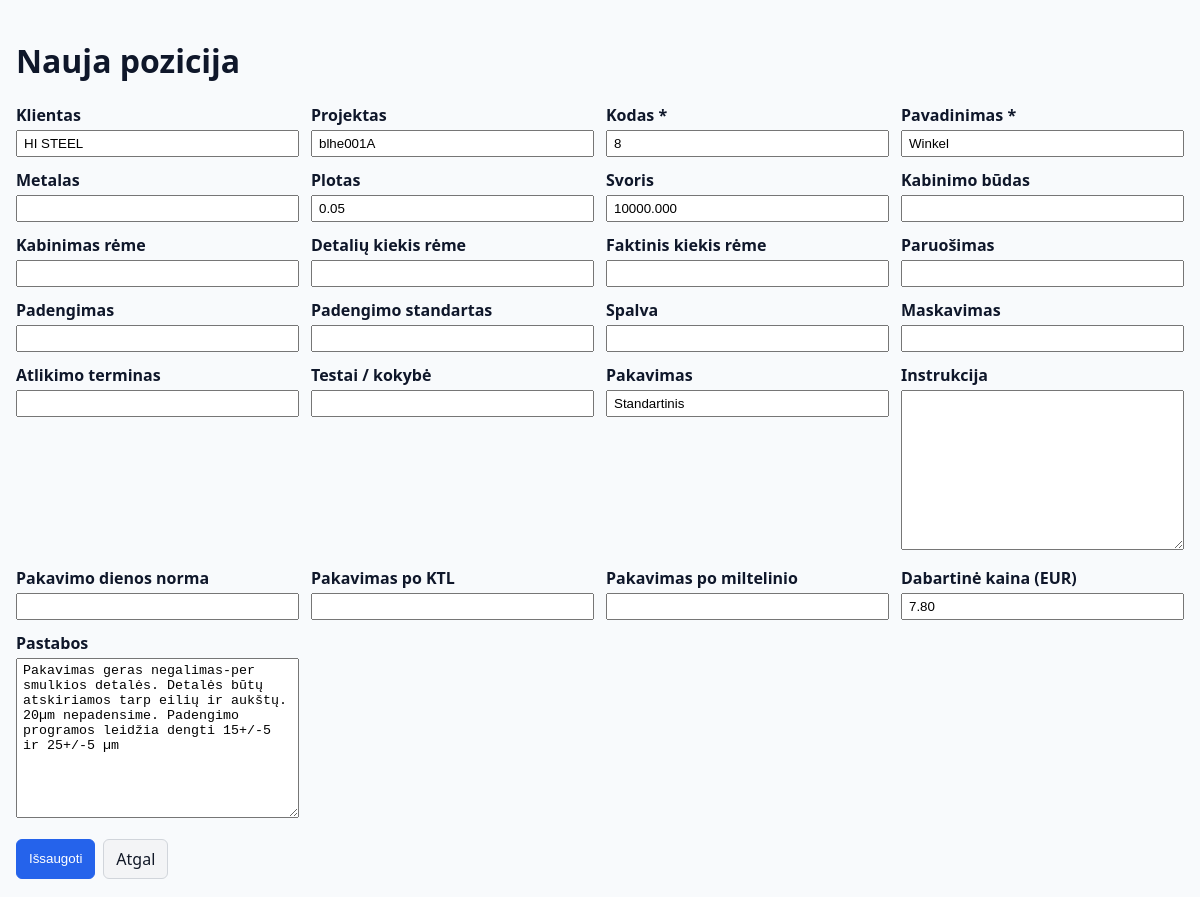
Before: /pozicijos/35/redaguoti/ with the older database file.
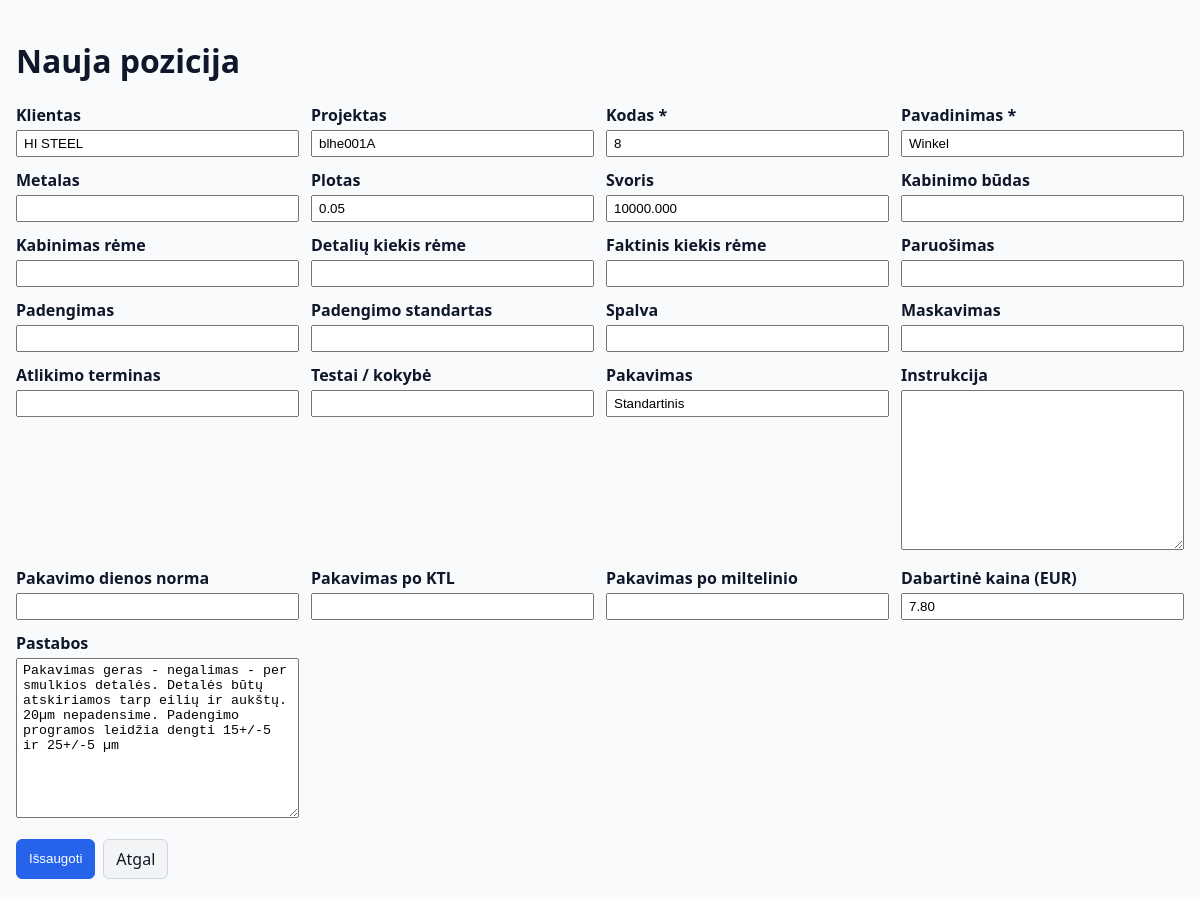
After: the same page with the newer database file.
### pozicijos/models.py (models this page shows, shortened)
class Pozicija(models.Model):
    klientas = models.CharField("Klientas", max_length=255, null=True, blank=True)
    projektas = models.CharField("Projektas", max_length=255, null=True, blank=True)
    poz_kodas = models.CharField("Kodas", max_length=100)
    poz_pavad = models.CharField("Pavadinimas", max_length=255)
    metalas = models.CharField("Metalas", max_length=120, null=True, blank=True)
    plotas = models.DecimalField("Plotas", max_digits=10, decimal_places=2, null=True, blank=True)
    svoris = models.DecimalField("Svoris", max_digits=10, decimal_places=3, null=True, blank=True)
    kabinimo_budas = models.CharField("Kabinimo būdas", max_length=120, null=True, blank=True)
    kabinimas_reme = models.CharField("Kabinimas rėme", max_length=120, null=True, blank=True)
    detaliu_kiekis_reme = models.IntegerField("Detalių kiekis rėme", null=True, blank=True)
    faktinis_kiekis_reme = models.IntegerField("Faktinis kiekis rėme", null=True, blank=True)
    paruosimas = models.CharField("Paruošimas", max_length=200, null=True, blank=True)
    padengimas = models.CharField("Padengimas", max_length=200, null=True, blank=True)
    padengimo_standartas = models.CharField("Padengimo standartas", max_length=200, null=True, blank=True)
    spalva = models.CharField("Spalva", max_length=120, null=True, blank=True)
    maskavimas = models.CharField("Maskavimas", max_length=200, null=True, blank=True)
    atlikimo_terminas = models.DateField("Atlikimo terminas", null=True, blank=True)
    testai_kokybe = models.CharField("Testai / kokybė", max_length=255, null=True, blank=True)
    pakavimas = models.CharField("Pakavimas", max_length=255, null=True, blank=True)
    instrukcija = models.TextField("Instrukcija", null=True, blank=True)
    pakavimo_dienos_norma = models.CharField("Pakavimo dienos norma", max_length=120, null=True, blank=True)
    pak_po_ktl = models.CharField("Pakavimas po KTL", max_length=255, null=True, blank=True)
    pak_po_milt = models.CharField("Pakavimas po miltelinio", max_length=255, null=True, blank=True)
    kaina_eur = models.DecimalField("Dabartinė kaina (EUR)", max_digits=12, decimal_places=2, null=True, blank=True)
    pastabos = models.TextField("Pastabos", null=True, blank=True)
    created = models.DateTimeField("Sukurta", auto_now_add=True, null=True, blank=True)
    updated = models.DateTimeField("Atnaujinta", auto_now=True, null=True, blank=True)
    class Meta:
        ordering = ["-created", "-id"]
        verbose_name = "Pozicija"
        verbose_name_plural = "Pozicijos"

### pozicijos/views.py (the view)
# urls.py: path("<int:pk>/redaguoti/", views.pozicija_edit, name="edit"),
def pozicija_edit(request, pk):
    poz = get_object_or_404(Pozicija, pk=pk)
    if request.method == "POST":
        form = PozicijaForm(request.POST, request.FILES, instance=poz)
        if form.is_valid():
            form.save()
            return redirect("pozicijos:detail", pk=poz.pk)
    else:
        form = PozicijaForm(instance=poz)
    return render(request, "pozicijos/form.html", {"form": form, "pozicija": poz})

### pozicijos/forms.py (shortened to what this page needs)
class PozicijaForm(forms.ModelForm):
    class Meta:
        model = Pozicija
        fields = [
            "klientas",
            "projektas",
            "poz_kodas",
            "poz_pavad",
            "metalas",
            "plotas",
            "svoris",
            "kabinimo_budas",
            "kabinimas_reme",
            "detaliu_kiekis_reme",
            "faktinis_kiekis_reme",
            "paruosimas",
            "padengimas",
            "padengimo_standartas",
            "spalva",
            "maskavimas",
            "atlikimo_terminas",
            "testai_kokybe",
            "pakavimas",
            "instrukcija",
            "pakavimo_dienos_norma",
            "pak_po_ktl",
            "pak_po_milt",
            "kaina_eur",
            "pastabos",
        ]
    widgets = {
        "atlikimo_terminas": forms.DateInput(attrs={"type": "date"}),
    }

### pozicijos/templates/pozicijos/form.html (shortened to what this page needs)
{% extends "base.html" %}
{% load static %}
{% block content %}
<h1>{% if object %}Redaguoti poziciją{% else %}Nauja pozicija{% endif %}</h1>
<form method="post">
  <div class="form-grid">
    {% for field in form %}
      <div class="form-group">
        <label for="{{ field.id_for_label }}">
          {{ field.label }}{% if field.field.required %} *{% endif %}
        </label>
        {{ field }}
      </div>
    {% endfor %}
  </div>
  <div class="form-actions">
    <button type="submit" class="btn btn-primary">Išsaugoti</button>
    <a href="{% url 'pozicijos:list' %}" class="btn btn-secondary">Atgal</a>
  </div>
</form>
{% endblock %}

Changed rows visible on the page:
changed Pozicija "HI STEEL": pastabos "Pakavimas geras negalimas-per smulkios detalės. Detalės būtų…" → "Pakavimas geras - negalimas - per smulkios detalės. Detalės būtų…"
